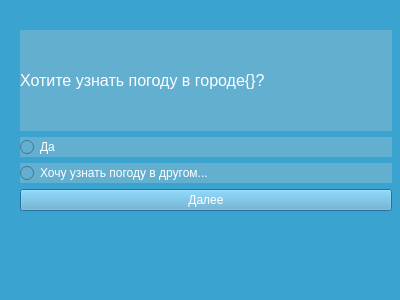
<?xml version="1.0" encoding="UTF-8"?>
<ui version="4.0">
 <class>Dialog</class>
 <widget class="QDialog" name="Dialog">
  <property name="geometry">
   <rect>
    <x>0</x>
    <y>0</y>
    <width>400</width>
    <height>300</height>
   </rect>
  </property>
  <property name="windowTitle">
   <string>Dialog</string>
  </property>
  <property name="styleSheet">
   <string notr="true">background-color: rgb(59, 163, 208);</string>
  </property>
  <widget class="QWidget" name="layoutWidget">
   <property name="geometry">
    <rect>
     <x>20</x>
     <y>30</y>
     <width>372</width>
     <height>181</height>
    </rect>
   </property>
   <layout class="QVBoxLayout" name="verticalLayout_2">
    <item>
     <widget class="QLabel" name="label">
      <property name="palette">
       <palette>
        <active>
         <colorrole role="WindowText">
          <brush brushstyle="SolidPattern">
           <color alpha="255">
            <red>255</red>
            <green>255</green>
            <blue>255</blue>
           </color>
          </brush>
         </colorrole>
         <colorrole role="Button">
          <brush brushstyle="SolidPattern">
           <color alpha="255">
            <red>99</red>
            <green>175</green>
            <blue>208</blue>
           </color>
          </brush>
         </colorrole>
         <colorrole role="ButtonText">
          <brush brushstyle="SolidPattern">
           <color alpha="255">
            <red>255</red>
            <green>255</green>
            <blue>255</blue>
           </color>
          </brush>
         </colorrole>
         <colorrole role="Base">
          <brush brushstyle="SolidPattern">
           <color alpha="255">
            <red>99</red>
            <green>175</green>
            <blue>208</blue>
           </color>
          </brush>
         </colorrole>
         <colorrole role="Window">
          <brush brushstyle="SolidPattern">
           <color alpha="255">
            <red>99</red>
            <green>175</green>
            <blue>208</blue>
           </color>
          </brush>
         </colorrole>
        </active>
        <inactive>
         <colorrole role="WindowText">
          <brush brushstyle="SolidPattern">
           <color alpha="255">
            <red>255</red>
            <green>255</green>
            <blue>255</blue>
           </color>
          </brush>
         </colorrole>
         <colorrole role="Button">
          <brush brushstyle="SolidPattern">
           <color alpha="255">
            <red>99</red>
            <green>175</green>
            <blue>208</blue>
           </color>
          </brush>
         </colorrole>
         <colorrole role="ButtonText">
          <brush brushstyle="SolidPattern">
           <color alpha="255">
            <red>255</red>
            <green>255</green>
            <blue>255</blue>
           </color>
          </brush>
         </colorrole>
         <colorrole role="Base">
          <brush brushstyle="SolidPattern">
           <color alpha="255">
            <red>99</red>
            <green>175</green>
            <blue>208</blue>
           </color>
          </brush>
         </colorrole>
         <colorrole role="Window">
          <brush brushstyle="SolidPattern">
           <color alpha="255">
            <red>99</red>
            <green>175</green>
            <blue>208</blue>
           </color>
          </brush>
         </colorrole>
        </inactive>
        <disabled>
         <colorrole role="WindowText">
          <brush brushstyle="SolidPattern">
           <color alpha="255">
            <red>120</red>
            <green>120</green>
            <blue>120</blue>
           </color>
          </brush>
         </colorrole>
         <colorrole role="Button">
          <brush brushstyle="SolidPattern">
           <color alpha="255">
            <red>99</red>
            <green>175</green>
            <blue>208</blue>
           </color>
          </brush>
         </colorrole>
         <colorrole role="ButtonText">
          <brush brushstyle="SolidPattern">
           <color alpha="255">
            <red>120</red>
            <green>120</green>
            <blue>120</blue>
           </color>
          </brush>
         </colorrole>
         <colorrole role="Base">
          <brush brushstyle="SolidPattern">
           <color alpha="255">
            <red>99</red>
            <green>175</green>
            <blue>208</blue>
           </color>
          </brush>
         </colorrole>
         <colorrole role="Window">
          <brush brushstyle="SolidPattern">
           <color alpha="255">
            <red>99</red>
            <green>175</green>
            <blue>208</blue>
           </color>
          </brush>
         </colorrole>
        </disabled>
       </palette>
      </property>
      <property name="font">
       <font>
        <pointsize>12</pointsize>
       </font>
      </property>
      <property name="styleSheet">
       <string notr="true">background-color: rgb(99, 175, 208);</string>
      </property>
      <property name="text">
       <string>Хотите узнать погоду в городе{}?</string>
      </property>
     </widget>
    </item>
    <item>
     <layout class="QVBoxLayout" name="verticalLayout">
      <item>
       <widget class="QRadioButton" name="radioButton">
        <property name="palette">
         <palette>
          <active>
           <colorrole role="WindowText">
            <brush brushstyle="SolidPattern">
             <color alpha="255">
              <red>255</red>
              <green>255</green>
              <blue>255</blue>
             </color>
            </brush>
           </colorrole>
           <colorrole role="Button">
            <brush brushstyle="SolidPattern">
             <color alpha="255">
              <red>99</red>
              <green>175</green>
              <blue>208</blue>
             </color>
            </brush>
           </colorrole>
           <colorrole role="ButtonText">
            <brush brushstyle="SolidPattern">
             <color alpha="255">
              <red>255</red>
              <green>255</green>
              <blue>255</blue>
             </color>
            </brush>
           </colorrole>
           <colorrole role="Base">
            <brush brushstyle="SolidPattern">
             <color alpha="255">
              <red>99</red>
              <green>175</green>
              <blue>208</blue>
             </color>
            </brush>
           </colorrole>
           <colorrole role="Window">
            <brush brushstyle="SolidPattern">
             <color alpha="255">
              <red>99</red>
              <green>175</green>
              <blue>208</blue>
             </color>
            </brush>
           </colorrole>
          </active>
          <inactive>
           <colorrole role="WindowText">
            <brush brushstyle="SolidPattern">
             <color alpha="255">
              <red>255</red>
              <green>255</green>
              <blue>255</blue>
             </color>
            </brush>
           </colorrole>
           <colorrole role="Button">
            <brush brushstyle="SolidPattern">
             <color alpha="255">
              <red>99</red>
              <green>175</green>
              <blue>208</blue>
             </color>
            </brush>
           </colorrole>
           <colorrole role="ButtonText">
            <brush brushstyle="SolidPattern">
             <color alpha="255">
              <red>255</red>
              <green>255</green>
              <blue>255</blue>
             </color>
            </brush>
           </colorrole>
           <colorrole role="Base">
            <brush brushstyle="SolidPattern">
             <color alpha="255">
              <red>99</red>
              <green>175</green>
              <blue>208</blue>
             </color>
            </brush>
           </colorrole>
           <colorrole role="Window">
            <brush brushstyle="SolidPattern">
             <color alpha="255">
              <red>99</red>
              <green>175</green>
              <blue>208</blue>
             </color>
            </brush>
           </colorrole>
          </inactive>
          <disabled>
           <colorrole role="WindowText">
            <brush brushstyle="SolidPattern">
             <color alpha="255">
              <red>120</red>
              <green>120</green>
              <blue>120</blue>
             </color>
            </brush>
           </colorrole>
           <colorrole role="Button">
            <brush brushstyle="SolidPattern">
             <color alpha="255">
              <red>99</red>
              <green>175</green>
              <blue>208</blue>
             </color>
            </brush>
           </colorrole>
           <colorrole role="ButtonText">
            <brush brushstyle="SolidPattern">
             <color alpha="255">
              <red>120</red>
              <green>120</green>
              <blue>120</blue>
             </color>
            </brush>
           </colorrole>
           <colorrole role="Base">
            <brush brushstyle="SolidPattern">
             <color alpha="255">
              <red>99</red>
              <green>175</green>
              <blue>208</blue>
             </color>
            </brush>
           </colorrole>
           <colorrole role="Window">
            <brush brushstyle="SolidPattern">
             <color alpha="255">
              <red>99</red>
              <green>175</green>
              <blue>208</blue>
             </color>
            </brush>
           </colorrole>
          </disabled>
         </palette>
        </property>
        <property name="styleSheet">
         <string notr="true">background-color: rgb(99, 175, 208);</string>
        </property>
        <property name="text">
         <string>Да</string>
        </property>
       </widget>
      </item>
      <item>
       <widget class="QRadioButton" name="radioButton_2">
        <property name="palette">
         <palette>
          <active>
           <colorrole role="WindowText">
            <brush brushstyle="SolidPattern">
             <color alpha="255">
              <red>255</red>
              <green>255</green>
              <blue>255</blue>
             </color>
            </brush>
           </colorrole>
           <colorrole role="Button">
            <brush brushstyle="SolidPattern">
             <color alpha="255">
              <red>99</red>
              <green>175</green>
              <blue>208</blue>
             </color>
            </brush>
           </colorrole>
           <colorrole role="ButtonText">
            <brush brushstyle="SolidPattern">
             <color alpha="255">
              <red>255</red>
              <green>255</green>
              <blue>255</blue>
             </color>
            </brush>
           </colorrole>
           <colorrole role="Base">
            <brush brushstyle="SolidPattern">
             <color alpha="255">
              <red>99</red>
              <green>175</green>
              <blue>208</blue>
             </color>
            </brush>
           </colorrole>
           <colorrole role="Window">
            <brush brushstyle="SolidPattern">
             <color alpha="255">
              <red>99</red>
              <green>175</green>
              <blue>208</blue>
             </color>
            </brush>
           </colorrole>
          </active>
          <inactive>
           <colorrole role="WindowText">
            <brush brushstyle="SolidPattern">
             <color alpha="255">
              <red>255</red>
              <green>255</green>
              <blue>255</blue>
             </color>
            </brush>
           </colorrole>
           <colorrole role="Button">
            <brush brushstyle="SolidPattern">
             <color alpha="255">
              <red>99</red>
              <green>175</green>
              <blue>208</blue>
             </color>
            </brush>
           </colorrole>
           <colorrole role="ButtonText">
            <brush brushstyle="SolidPattern">
             <color alpha="255">
              <red>255</red>
              <green>255</green>
              <blue>255</blue>
             </color>
            </brush>
           </colorrole>
           <colorrole role="Base">
            <brush brushstyle="SolidPattern">
             <color alpha="255">
              <red>99</red>
              <green>175</green>
              <blue>208</blue>
             </color>
            </brush>
           </colorrole>
           <colorrole role="Window">
            <brush brushstyle="SolidPattern">
             <color alpha="255">
              <red>99</red>
              <green>175</green>
              <blue>208</blue>
             </color>
            </brush>
           </colorrole>
          </inactive>
          <disabled>
           <colorrole role="WindowText">
            <brush brushstyle="SolidPattern">
             <color alpha="255">
              <red>120</red>
              <green>120</green>
              <blue>120</blue>
             </color>
            </brush>
           </colorrole>
           <colorrole role="Button">
            <brush brushstyle="SolidPattern">
             <color alpha="255">
              <red>99</red>
              <green>175</green>
              <blue>208</blue>
             </color>
            </brush>
           </colorrole>
           <colorrole role="ButtonText">
            <brush brushstyle="SolidPattern">
             <color alpha="255">
              <red>120</red>
              <green>120</green>
              <blue>120</blue>
             </color>
            </brush>
           </colorrole>
           <colorrole role="Base">
            <brush brushstyle="SolidPattern">
             <color alpha="255">
              <red>99</red>
              <green>175</green>
              <blue>208</blue>
             </color>
            </brush>
           </colorrole>
           <colorrole role="Window">
            <brush brushstyle="SolidPattern">
             <color alpha="255">
              <red>99</red>
              <green>175</green>
              <blue>208</blue>
             </color>
            </brush>
           </colorrole>
          </disabled>
         </palette>
        </property>
        <property name="styleSheet">
         <string notr="true">background-color: rgb(99, 175, 208);</string>
        </property>
        <property name="text">
         <string>Хочу узнать погоду в другом...</string>
        </property>
       </widget>
      </item>
     </layout>
    </item>
    <item>
     <widget class="QPushButton" name="pushButton">
      <property name="palette">
       <palette>
        <active>
         <colorrole role="WindowText">
          <brush brushstyle="SolidPattern">
           <color alpha="255">
            <red>255</red>
            <green>255</green>
            <blue>255</blue>
           </color>
          </brush>
         </colorrole>
         <colorrole role="Button">
          <brush brushstyle="SolidPattern">
           <color alpha="255">
            <red>99</red>
            <green>175</green>
            <blue>208</blue>
           </color>
          </brush>
         </colorrole>
         <colorrole role="ButtonText">
          <brush brushstyle="SolidPattern">
           <color alpha="255">
            <red>255</red>
            <green>255</green>
            <blue>255</blue>
           </color>
          </brush>
         </colorrole>
         <colorrole role="Base">
          <brush brushstyle="SolidPattern">
           <color alpha="255">
            <red>99</red>
            <green>175</green>
            <blue>208</blue>
           </color>
          </brush>
         </colorrole>
         <colorrole role="Window">
          <brush brushstyle="SolidPattern">
           <color alpha="255">
            <red>99</red>
            <green>175</green>
            <blue>208</blue>
           </color>
          </brush>
         </colorrole>
        </active>
        <inactive>
         <colorrole role="WindowText">
          <brush brushstyle="SolidPattern">
           <color alpha="255">
            <red>255</red>
            <green>255</green>
            <blue>255</blue>
           </color>
          </brush>
         </colorrole>
         <colorrole role="Button">
          <brush brushstyle="SolidPattern">
           <color alpha="255">
            <red>99</red>
            <green>175</green>
            <blue>208</blue>
           </color>
          </brush>
         </colorrole>
         <colorrole role="ButtonText">
          <brush brushstyle="SolidPattern">
           <color alpha="255">
            <red>255</red>
            <green>255</green>
            <blue>255</blue>
           </color>
          </brush>
         </colorrole>
         <colorrole role="Base">
          <brush brushstyle="SolidPattern">
           <color alpha="255">
            <red>99</red>
            <green>175</green>
            <blue>208</blue>
           </color>
          </brush>
         </colorrole>
         <colorrole role="Window">
          <brush brushstyle="SolidPattern">
           <color alpha="255">
            <red>99</red>
            <green>175</green>
            <blue>208</blue>
           </color>
          </brush>
         </colorrole>
        </inactive>
        <disabled>
         <colorrole role="WindowText">
          <brush brushstyle="SolidPattern">
           <color alpha="255">
            <red>120</red>
            <green>120</green>
            <blue>120</blue>
           </color>
          </brush>
         </colorrole>
         <colorrole role="Button">
          <brush brushstyle="SolidPattern">
           <color alpha="255">
            <red>99</red>
            <green>175</green>
            <blue>208</blue>
           </color>
          </brush>
         </colorrole>
         <colorrole role="ButtonText">
          <brush brushstyle="SolidPattern">
           <color alpha="255">
            <red>120</red>
            <green>120</green>
            <blue>120</blue>
           </color>
          </brush>
         </colorrole>
         <colorrole role="Base">
          <brush brushstyle="SolidPattern">
           <color alpha="255">
            <red>99</red>
            <green>175</green>
            <blue>208</blue>
           </color>
          </brush>
         </colorrole>
         <colorrole role="Window">
          <brush brushstyle="SolidPattern">
           <color alpha="255">
            <red>99</red>
            <green>175</green>
            <blue>208</blue>
           </color>
          </brush>
         </colorrole>
        </disabled>
       </palette>
      </property>
      <property name="styleSheet">
       <string notr="true">background-color: rgb(99, 175, 208);</string>
      </property>
      <property name="text">
       <string>Далее</string>
      </property>
     </widget>
    </item>
   </layout>
  </widget>
 </widget>
 <resources/>
 <connections/>
</ui>
